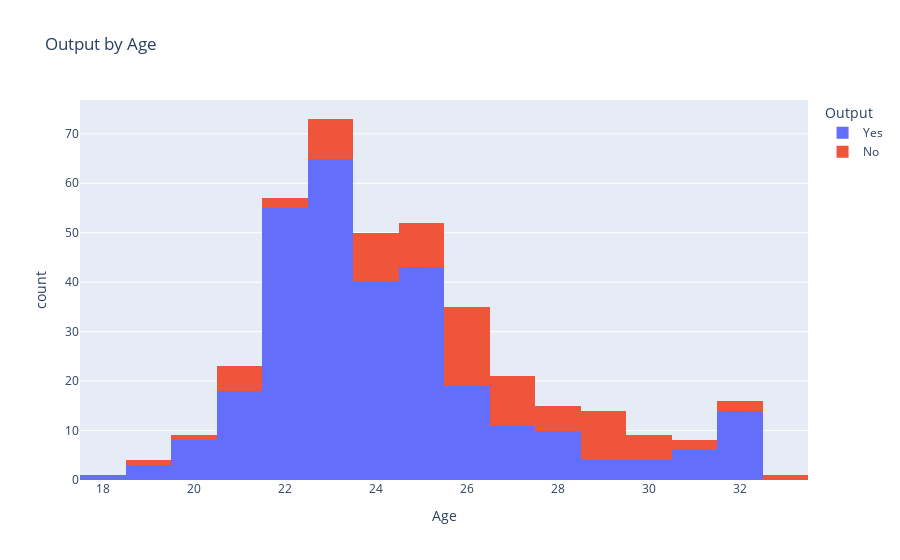
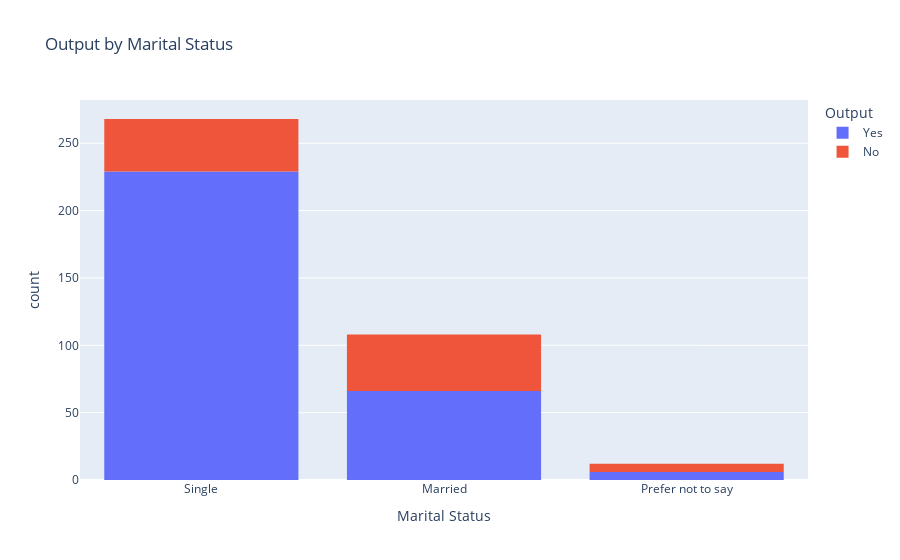
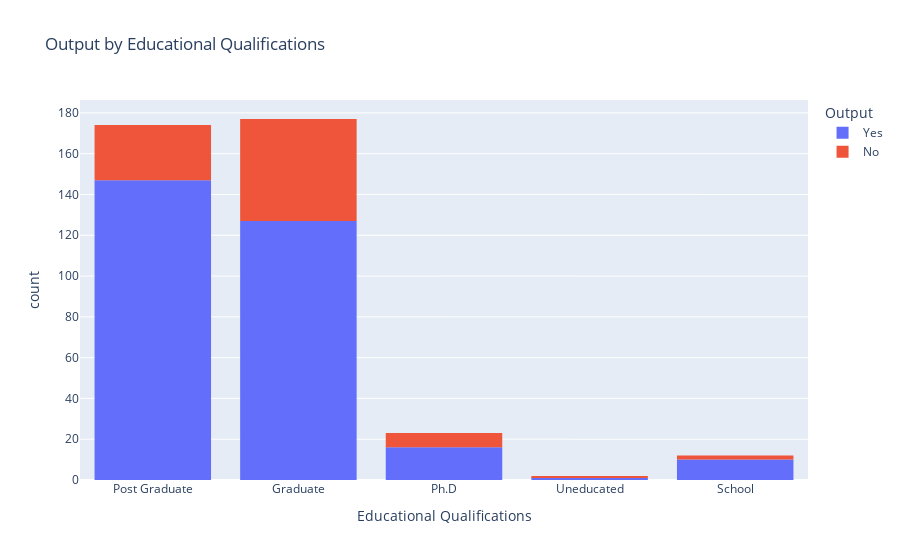

The code cell stored with these charts, in order, in its notebook:
### Code cell
# גרף של תוצאות לפי גיל
fig = px.histogram(data, x='Age', color='Output', title='Output by Age')
fig.show()

# גרף של תוצאות לפי מצב משפחתי
fig = px.histogram(data, x='Marital Status', color='Output', title='Output by Marital Status')
fig.show()

# גרף של תוצאות לפי השכלה
fig = px.histogram(data, x='Educational Qualifications', color='Output', title='Output by Educational Qualifications')
fig.show()

### Figure 1 — Plotly figure (JSON) as saved in the notebook; plotly's stock layout.template omitted (floating-point values rounded to 4 significant figures; data arrays with more than 128 entries replaced by an {"elided": "..."} marker saying what was removed)
{"data": [{"alignmentgroup": "True", "bingroup": "x", "hovertemplate": "Output=Yes<br>Age=%{x}<br>count=%{y}<extra></extra>", "legendgroup": "Yes", "marker": {"color": "#636efa", "pattern": {"shape": ""}}, "name": "Yes", "offsetgroup": "Yes", "orientation": "v", "showlegend": true, "type": "histogram", "x": {"elided": "301 int values"}, "xaxis": "x", "yaxis": "y"}, {"alignmentgroup": "True", "bingroup": "x", "hovertemplate": "Output=No<br>Age=%{x}<br>count=%{y}<extra></extra>", "legendgroup": "No", "marker": {"color": "#EF553B", "pattern": {"shape": ""}}, "name": "No", "offsetgroup": "No", "orientation": "v", "showlegend": true, "type": "histogram", "x": [25, 24, 25, 28, 27, 26, 26, 32, 24, 28, 26, 25, 25, 24, 27, 24, 32, 19, 27, 33, 23, 24, 27, 26, 27, 27, 20, 22, 26, 25, 29, 22, 26, 24, 23, 29, 29, 27, 21, 26, 23, 26, 26, 24, 29, 23, 30, 26, 31, 30, 23, 30, 28, 21, 23, 26, 21, 30, 26, 28, 27, 25, 24, 25, 25, 28, 25, 26, 24, 29, 23, 29, 29, 27, 21, 26, 29, 29, 27, 21, 26, 24, 29, 23, 30, 26, 31], "xaxis": "x", "yaxis": "y"}], "layout": {"autosize": true, "barmode": "relative", "legend": {"title": {"text": "Output"}, "tracegroupgap": 0}, "title": {"text": "Output by Age"}, "xaxis": {"anchor": "y", "autorange": true, "domain": [0, 1], "range": [17.5, 33.5], "title": {"text": "Age"}, "type": "linear"}, "yaxis": {"anchor": "x", "autorange": true, "domain": [0, 1], "range": [0, 76.84], "title": {"text": "count"}}}}

### Figure 2 — Plotly figure (JSON) as saved in the notebook; plotly's stock layout.template omitted (floating-point values rounded to 4 significant figures; data arrays with more than 128 entries replaced by an {"elided": "..."} marker saying what was removed)
{"data": [{"alignmentgroup": "True", "bingroup": "x", "hovertemplate": "Output=Yes<br>Marital Status=%{x}<br>count=%{y}<extra></extra>", "legendgroup": "Yes", "marker": {"color": "#636efa", "pattern": {"shape": ""}}, "name": "Yes", "offsetgroup": "Yes", "orientation": "v", "showlegend": true, "type": "histogram", "x": {"elided": "301 str values"}, "xaxis": "x", "yaxis": "y"}, {"alignmentgroup": "True", "bingroup": "x", "hovertemplate": "Output=No<br>Marital Status=%{x}<br>count=%{y}<extra></extra>", "legendgroup": "No", "marker": {"color": "#EF553B", "pattern": {"shape": ""}}, "name": "No", "offsetgroup": "No", "orientation": "v", "showlegend": true, "type": "histogram", "x": ["Single", "Single", "Single", "Married", "Prefer not to say", "Single", "Married", "Married", "Single", "Married", "Single", "Single", "Married", "Prefer not to say", "Married", "Married", "Married", "Single", "Married", "Married", "Single", "Single", "Married", "Single", "Single", "Single", "Single", "Single", "Married", "Married", "Married", "Single", "Married", "Single", "Single", "Married", "Married", "Married", "Single", "Single", "Single", "Married", "Married", "Single", "Single", "Single", "Married", "Married", "Prefer not to say", "Married", "Single", "Married", "Married", "Single", "Prefer not to say", "Married", "Single", "Married", "Married", "Married", "Married", "Married", "Single", "Married", "Prefer not to say", "Single", "Single", "Married", "Single", "Single", "Single", "Married", "Married", "Married", "Single", "Single", "Married", "Married", "Married", "Single", "Married", "Single", "Single", "Single", "Married", "Married", "Prefer not to say"], "xaxis": "x", "yaxis": "y"}], "layout": {"autosize": true, "barmode": "relative", "legend": {"title": {"text": "Output"}, "tracegroupgap": 0}, "title": {"text": "Output by Marital Status"}, "xaxis": {"anchor": "y", "autorange": true, "domain": [0, 1], "range": [-0.5, 2.5], "title": {"text": "Marital Status"}, "type": "category"}, "yaxis": {"anchor": "x", "autorange": true, "domain": [0, 1], "range": [0, 282.1], "title": {"text": "count"}}}}

### Figure 3 — Plotly figure (JSON) as saved in the notebook; plotly's stock layout.template omitted (floating-point values rounded to 4 significant figures; data arrays with more than 128 entries replaced by an {"elided": "..."} marker saying what was removed)
{"data": [{"alignmentgroup": "True", "bingroup": "x", "hovertemplate": "Output=Yes<br>Educational Qualifications=%{x}<br>count=%{y}<extra></extra>", "legendgroup": "Yes", "marker": {"color": "#636efa", "pattern": {"shape": ""}}, "name": "Yes", "offsetgroup": "Yes", "orientation": "v", "showlegend": true, "type": "histogram", "x": {"elided": "301 str values"}, "xaxis": "x", "yaxis": "y"}, {"alignmentgroup": "True", "bingroup": "x", "hovertemplate": "Output=No<br>Educational Qualifications=%{x}<br>count=%{y}<extra></extra>", "legendgroup": "No", "marker": {"color": "#EF553B", "pattern": {"shape": ""}}, "name": "No", "offsetgroup": "No", "orientation": "v", "showlegend": true, "type": "histogram", "x": ["Post Graduate", "Post Graduate", "Post Graduate", "Graduate", "Post Graduate", "Ph.D", "Graduate", "Uneducated", "Post Graduate", "Graduate", "Post Graduate", "Graduate", "Graduate", "Ph.D", "Graduate", "Ph.D", "Graduate", "Graduate", "Post Graduate", "Ph.D", "Post Graduate", "Post Graduate", "Ph.D", "Post Graduate", "Ph.D", "Ph.D", "Graduate", "Graduate", "Post Graduate", "Post Graduate", "Graduate", "Graduate", "Post Graduate", "Post Graduate", "Graduate", "Graduate", "Graduate", "Graduate", "Graduate", "Graduate", "Graduate", "Graduate", "Graduate", "Post Graduate", "Graduate", "Post Graduate", "Graduate", "Graduate", "Graduate", "School", "Post Graduate", "School", "Post Graduate", "Graduate", "Graduate", "Graduate", "Graduate", "Graduate", "Post Graduate", "Graduate", "Graduate", "Graduate", "Post Graduate", "Graduate", "Post Graduate", "Post Graduate", "Post Graduate", "Graduate", "Post Graduate", "Graduate", "Post Graduate", "Graduate", "Graduate", "Graduate", "Graduate", "Graduate", "Graduate", "Graduate", "Graduate", "Graduate", "Graduate", "Post Graduate", "Graduate", "Post Graduate", "Graduate", "Graduate", "Graduate"], "xaxis": "x", "yaxis": "y"}], "layout": {"autosize": true, "barmode": "relative", "legend": {"title": {"text": "Output"}, "tracegroupgap": 0}, "title": {"text": "Output by Educational Qualifications"}, "xaxis": {"anchor": "y", "autorange": true, "domain": [0, 1], "range": [-0.5, 4.5], "title": {"text": "Educational Qualifications"}, "type": "category"}, "yaxis": {"anchor": "x", "autorange": true, "domain": [0, 1], "range": [0, 186.3], "title": {"text": "count"}}}}
